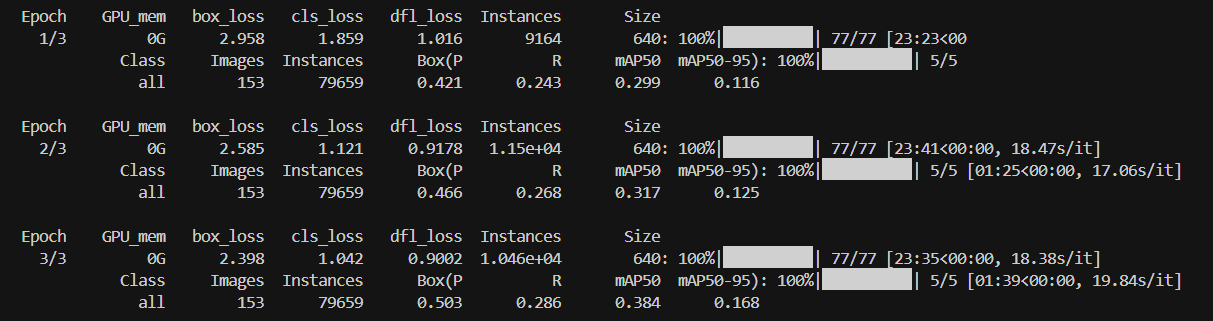
#> input picture historic-ocr/train.png, 1213 x 321 px
$ python -i preprocessing.py   (imports and definitions only)
#> lines starting #> are read from the running program, lines starting #| are printed output that depends on the picture; after the words box and inside, x2 and y2 are one past the last pixel; in counts of white or black regions, pixels touching at a corner belong together
#> further down, picture is the input picture: shape (321, 1213, 3); mean B, G, R 36, 36, 36
import cv2
import numpy as np

def preprocess_image_for_ocr(image):
    """
    Przygotowanie obrazu do OCR
    """
    # Resize obrazu
    image = cv2.resize(image, None, fx=2, fy=2)

    # Konwersja do skali szarości
    gray = cv2.cvtColor(image, cv2.COLOR_BGR2GRAY)
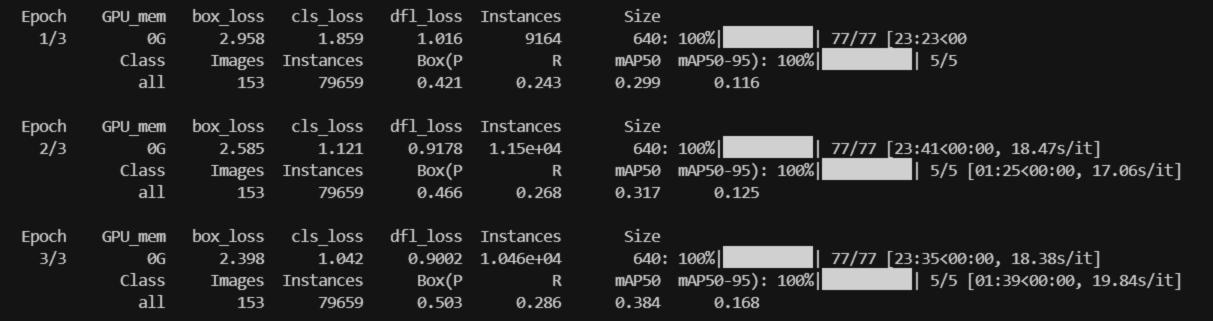
#> gray: shape (642, 2426) (shown at 1/2 size); min 20, max 208, mean 36

    # Gaussian blur
    blur = cv2.GaussianBlur(gray, (5, 5), 0)

    # Binaryzacja z metodą Otsu
    _, thresh = cv2.threshold(blur, 0, 255, cv2.THRESH_BINARY_INV + cv2.THRESH_OTSU)
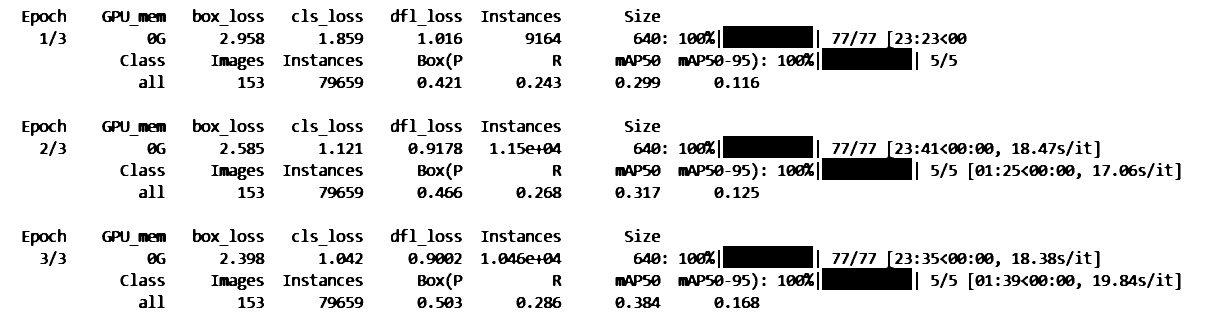
#> thresh: shape (642, 2426) (shown at 1/2 size); 90% white; 525 black regions, largest, box (x1, y1, x2, y2) and area: (1644, 62, 1824, 140) 8088, (1644, 282, 1824, 360) 8088, (1644, 502, 1824, 580) 8088

    # Odwrócenie kolorów (czarny tekst na białym tle) dla Tesseract
    thresh = cv2.bitwise_not(thresh)
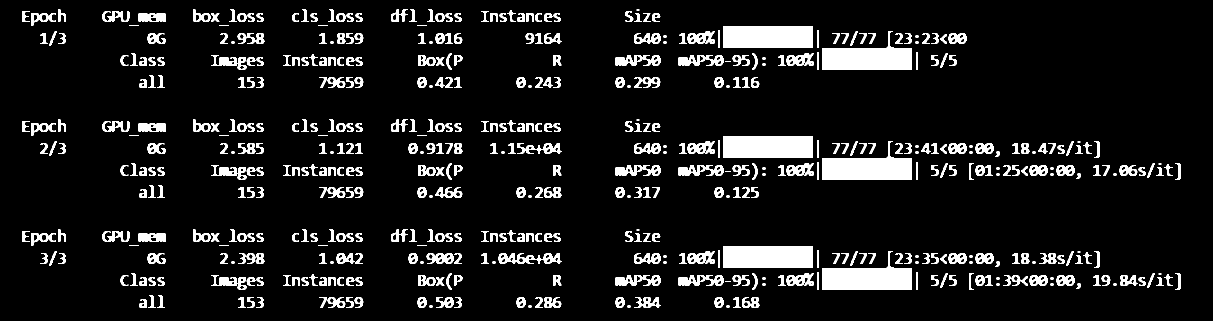
#> thresh: shape (642, 2426) (shown at 1/2 size); 10% white; 525 white regions, largest, box (x1, y1, x2, y2) and area: (1644, 62, 1824, 140) 8088, (1644, 282, 1824, 360) 8088, (1644, 502, 1824, 580) 8088

    # Operacje morfologiczne dla lepszej jakości
    kernel = np.ones((2, 2), np.uint8)
    processed = cv2.dilate(thresh, kernel, iterations=1)
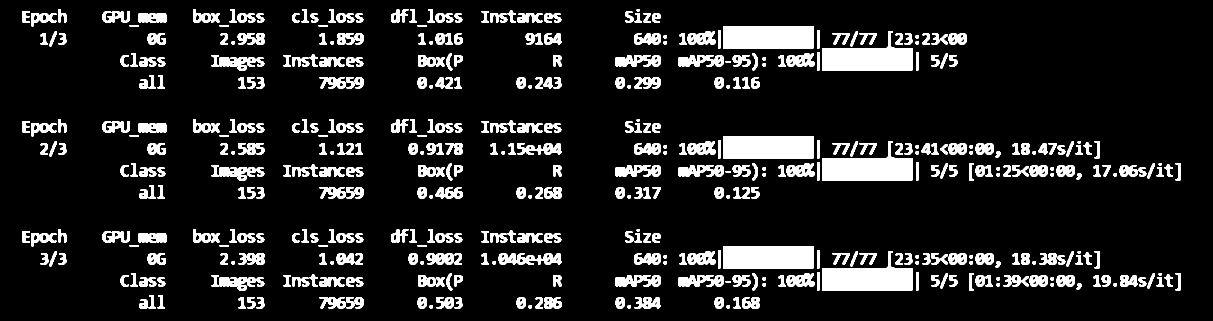
#> processed: shape (642, 2426) (shown at 1/2 size); 12.1% white; 508 white regions, largest, box (x1, y1, x2, y2) and area: (1644, 62, 1825, 141) 8352, (1644, 282, 1825, 361) 8352, (1644, 502, 1825, 581) 8352
    processed = cv2.erode(processed, kernel, iterations=1)
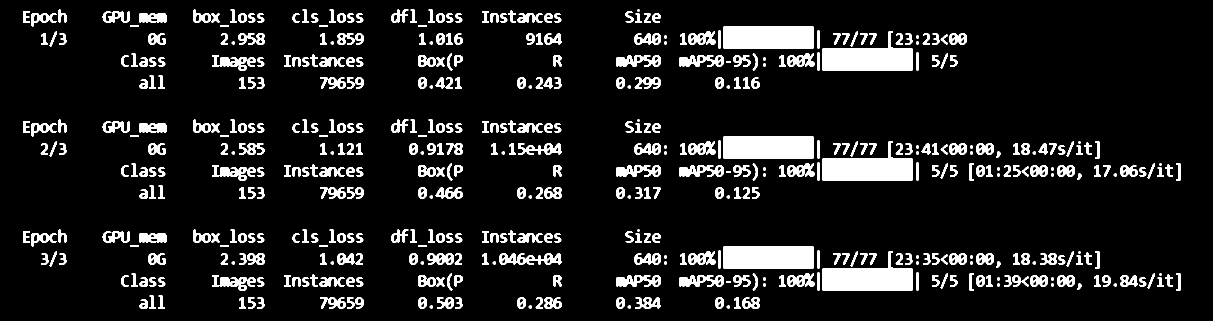
#> processed: shape (642, 2426) (shown at 1/2 size); 10% white; 516 white regions, largest, box (x1, y1, x2, y2) and area: (1645, 63, 1825, 141) 8088, (1645, 283, 1825, 361) 8088, (1645, 503, 1825, 581) 8088

    return processed

>>> import cv2
>>> picture = cv2.imread('../train.png')
>>> result = preprocess_image_for_ocr(picture)
